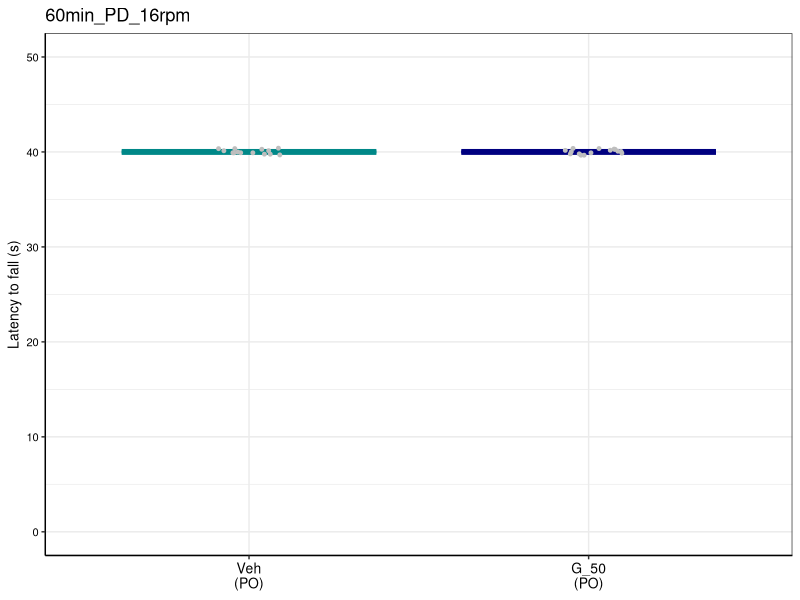
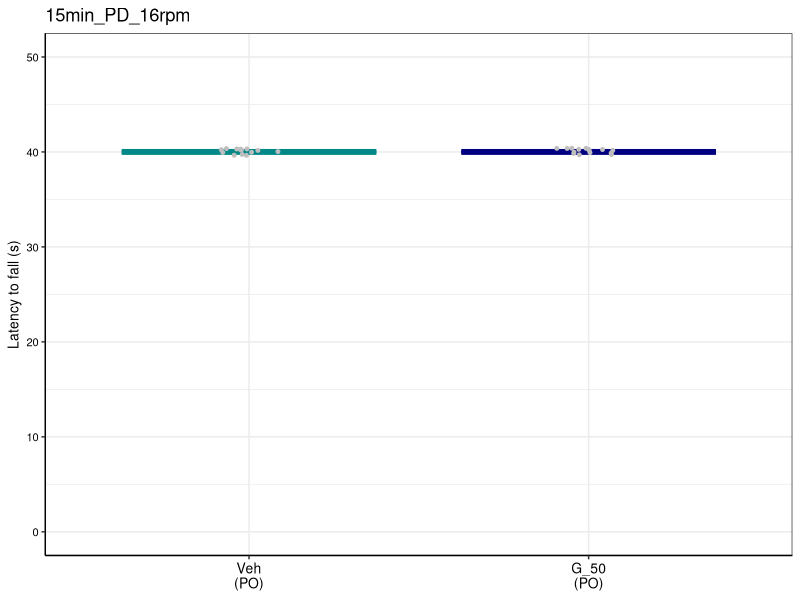
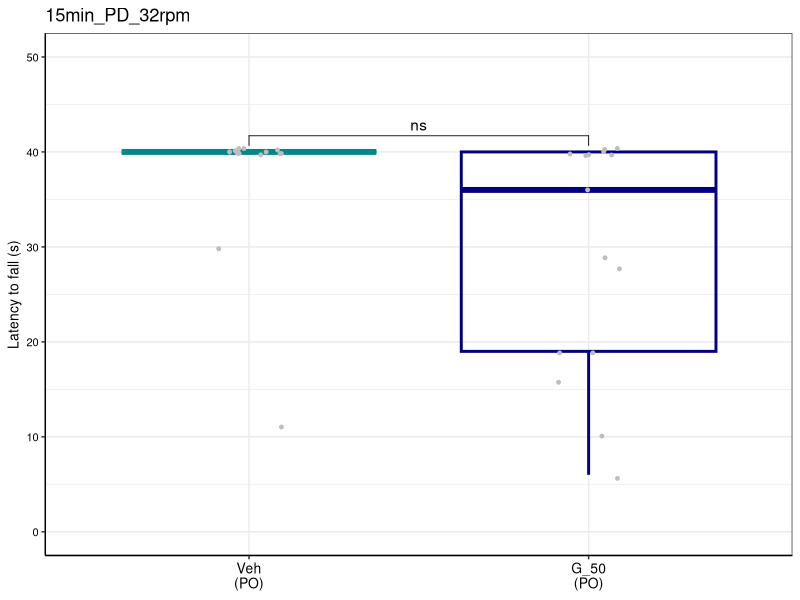

Here is the R script that generated these plots, in order:
## ---- chunk 1
library(dplyr)
library(ggplot2)
library(readxl)
library(ggpubr)
## ---- chunk 2
rotarod <- read_excel("Male cohort 3 - PO/Data to plot - cohort 3.xlsx", sheet = "Rotarod_3")
rotarod$`Mouse Group` <- ifelse(rotarod$`Mouse Group` == 'Veh (PO)', 'Veh\n(PO)', 'G_50\n(PO)')
rotarod$`Mouse Group` <- factor(rotarod$`Mouse Group`,
                                levels = c('Veh\n(PO)',
                                           'G_50\n(PO)'))

rotarod <- dplyr::rename(rotarod, latency=`Latency to fall (s)`)
## ---- chunk 3
plotting_func <- function(df, trial, ylab,
                          fname, ttl, wid = 2, ht = 2) {
  df <- dplyr::filter(df, Trial == trial)
  ggplot(df, aes(x=`Mouse Group`, y=latency)) +
    geom_boxplot(aes(color = `Mouse Group`), fill = NA, outlier.shape = NA, linewidth = 1) +
    geom_point(color = "grey", position = position_jitter(width = 0.1), size = 1) +
    scale_color_manual(values = c("Veh\n(PO)" = "#008888", "G_50\n(PO)" = "#000080")) +
    stat_compare_means( method = "t.test", label = "p.signif", comparisons = list(c("Veh\n(PO)", "G_50\n(PO)")), hide.ns = FALSE) +
    theme_bw() +
    theme(legend.position = "none",
      axis.line = element_line(color='black'),
      axis.text.y = element_text(size = 8, color = 'black'),
      axis.text.x = element_text(size = 10, color = 'black'),
      axis.title.y = element_text(size = 10, color = 'black'),
      axis.title.x = element_blank()) +
    labs(y = ylab, title = ttl) + ylim(0,50)
  
  ggsave(fname, width = wid, height = ht)
}
## ---- chunk 4
# 60min_PD_16rpm
plotting_func(rotarod, "60min_PD_16rpm",
              "Latency to fall (s)", "Male cohort 3 - PO/rotarod_60min_PD_16rpm.pdf",
              "60min_PD_16rpm")

# 15min_PD_16rpm
plotting_func(rotarod, "15min_PD_16rpm",
              "Latency to fall (s)", "Male cohort 3 - PO/rotarod_15min_PD_16rpm.pdf",
              "15min_PD_16rpm")

# 15min_PD_32rpm
plotting_func(rotarod, "15min_PD_32rpm",
              "Latency to fall (s)", "Male cohort 3 - PO/rotarod_15min_PD_32rpm.pdf",
              "15min_PD_32rpm")
## ---- chunk 5
# t-test for latency to fall
filtered <- dplyr::filter(rotarod, Trial == "15min_PD_32rpm")
print(t.test(
  dplyr::filter(filtered, `Mouse Group` == 'Veh\n(PO)')$latency,
  dplyr::filter(filtered, `Mouse Group` == 'G_50\n(PO)')$latency
))

# Fisher exact test for fell / did not fall

rotarod_table <- matrix(
  c(8, 7,
    2, 12),
  nrow = 2,
  byrow = TRUE
)

rownames(rotarod_table) <- c("GDCA", "Vehicle")
colnames(rotarod_table) <- c("Fell", "Did_not_fall")

rotarod_table
fisher.test(rotarod_table)
